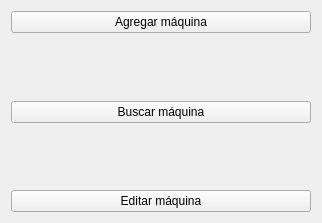
<?xml version="1.0" encoding="UTF-8"?>
<ui version="4.0">
 <class>Form</class>
 <widget class="QWidget" name="Form">
  <property name="geometry">
   <rect>
    <x>0</x>
    <y>0</y>
    <width>322</width>
    <height>223</height>
   </rect>
  </property>
  <property name="windowTitle">
   <string>Form</string>
  </property>
  <layout class="QGridLayout" name="gridLayout">
   <item row="0" column="0">
    <layout class="QVBoxLayout" name="verticalLayout">
     <item>
      <widget class="QPushButton" name="pushButton">
       <property name="text">
        <string>Agregar máquina</string>
       </property>
       <property name="icon">
        <iconset>
         <normaloff>../../../../../media/mayela/TC-custom/inventario-desarrollo/imagenes/blue-plus-icon.png</normaloff>../../../../../media/mayela/TC-custom/inventario-desarrollo/imagenes/blue-plus-icon.png</iconset>
       </property>
      </widget>
     </item>
     <item>
      <spacer name="verticalSpacer">
       <property name="orientation">
        <enum>Qt::Vertical</enum>
       </property>
       <property name="sizeHint" stdset="0">
        <size>
         <width>20</width>
         <height>28</height>
        </size>
       </property>
      </spacer>
     </item>
     <item>
      <widget class="QPushButton" name="pushButton_2">
       <property name="text">
        <string>Buscar máquina</string>
       </property>
       <property name="icon">
        <iconset>
         <normaloff>../../../../../media/mayela/TC-custom/inventario-desarrollo/imagenes/blue-search-icon.png</normaloff>../../../../../media/mayela/TC-custom/inventario-desarrollo/imagenes/blue-search-icon.png</iconset>
       </property>
      </widget>
     </item>
     <item>
      <spacer name="verticalSpacer_2">
       <property name="orientation">
        <enum>Qt::Vertical</enum>
       </property>
       <property name="sizeHint" stdset="0">
        <size>
         <width>20</width>
         <height>28</height>
        </size>
       </property>
      </spacer>
     </item>
     <item>
      <widget class="QPushButton" name="pushButton_3">
       <property name="text">
        <string>Editar máquina</string>
       </property>
      </widget>
     </item>
    </layout>
   </item>
  </layout>
 </widget>
 <resources/>
 <connections/>
</ui>
